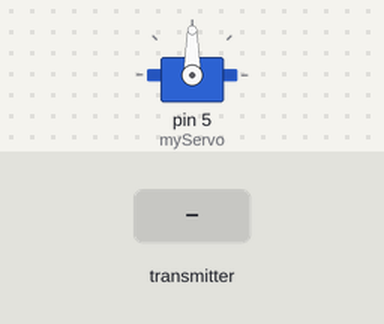
Recording of a sketch running on a simulated Arduino Uno, built with avr-gcc and run on an emulated ATmega328P. Shown: servo. The inputs (shaded band) are chosen by the test bench. No radio packets arrive unless stated.

Above: at 1.2 s.
1.3 s: the transmitter starts sending angleV = 0
At 2.5 s:
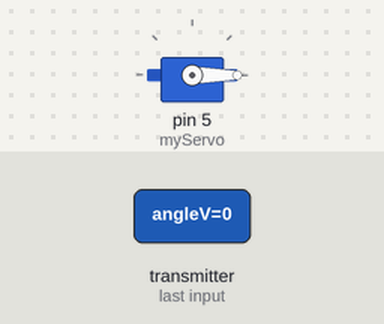
2.8 s: the transmitter starts sending angleV = 45
At 3.6 s:
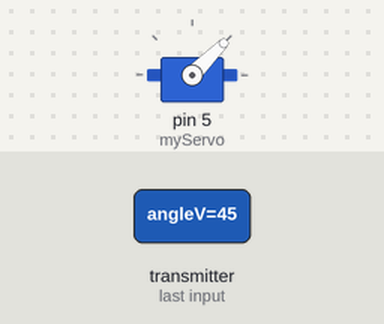
4.3 s: the transmitter starts sending angleV = 180
At 4.8 s:
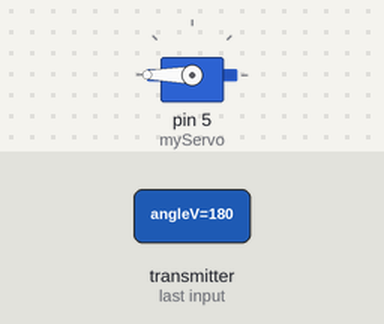
5.8 s: the transmitter starts sending angleV = 90
At 7.2 s:
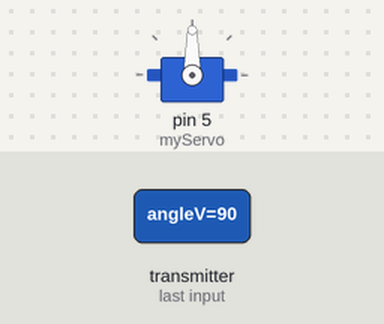
Timing chart, 0 to 8.3 s (numbered marks = the images above; inputs shaded):
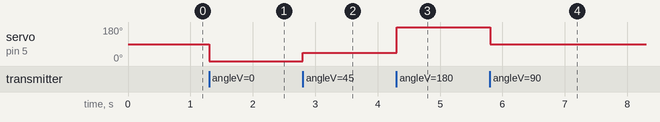

The sketch:

RC_Receive.ino
```cpp
/*
 * RC_Receive.ino
 *
 * Created: 14-May-17 16:59:29
 * Author: nyasha majoni
 *         nmajoni.com
 */

#include <avr/io.h>
#include <SPI.h>
#include <nRF24L01.h>
#include <RF24.h>
#include <Servo.h>


RF24 radio(7, 8); // CNS, CE
uint8_t addresses = 0x0A;

Servo myServo;

void setup() {
	myServo.attach(5);
	radio.begin();
	radio.openReadingPipe(1, addresses); // STEER
	radio.setPALevel(RF24_PA_HIGH);
}

void loop() {
	delay(5);
	radio.startListening();
	if ( radio.available()) {
		while (radio.available()) {
			int angleV = 0;
			radio.read(&angleV, sizeof(angleV));
			myServo.write(angleV);
		}
	}
}
```

Measured:
- after the input at 1.3 s, servo on pin 5 (myServo): 90° → 0° at once
- after the input at 2.8 s, servo on pin 5 (myServo): 0° → 45° at once
- after the input at 4.3 s, servo on pin 5 (myServo): 45° → 180° at once
- after the input at 5.8 s, servo on pin 5 (myServo): 180° → 90° at once
